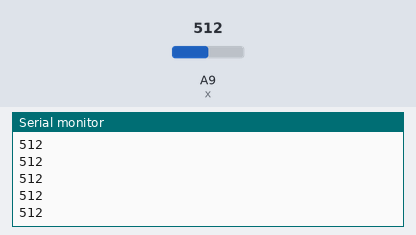
The sketch below on a simulated Arduino Mega 2560, built with avr-gcc and run on an emulated ATmega2560. On the bench: the last lines printed to the serial monitor. Inputs (shaded band) come from the test bench; at power-on: A9 (x) = 512.

Above: at 1.2 s.
1.3 s: A9 (x) set to 716
At 1.8 s:
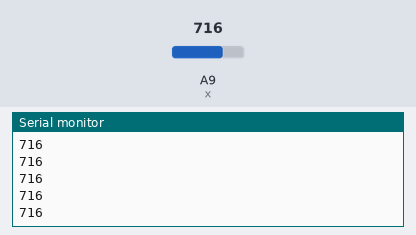
2.8 s: A9 (x) set to 900
At 3.7 s:
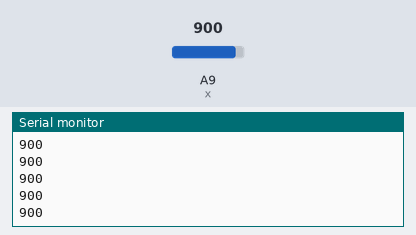
Timing chart, 0 to 5.8 s (numbered marks = the images above; inputs shaded):
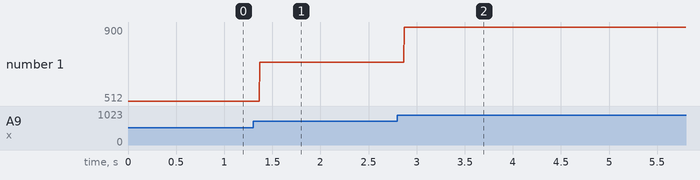

Measured:
- after the input at 1.3 s, the serial monitor: prints a new line after 0.07 s (image 1)
- after the input at 2.8 s, the serial monitor: prints a new line after 0.07 s (image 2)
- plotted number 1: 512 → 716 after the input at 1.3 s, 716 → 900 after the input at 2.8 s

The sketch:

sketch_aug13a.ino
```cpp
#include <SPI.h>
#include "printf.h"
#include "RF24.h"

#define y A8
#define x A9


void setup() {
  Serial.begin(9600);

}

void loop() {
 Serial.println(analogRead(x));

}
```
